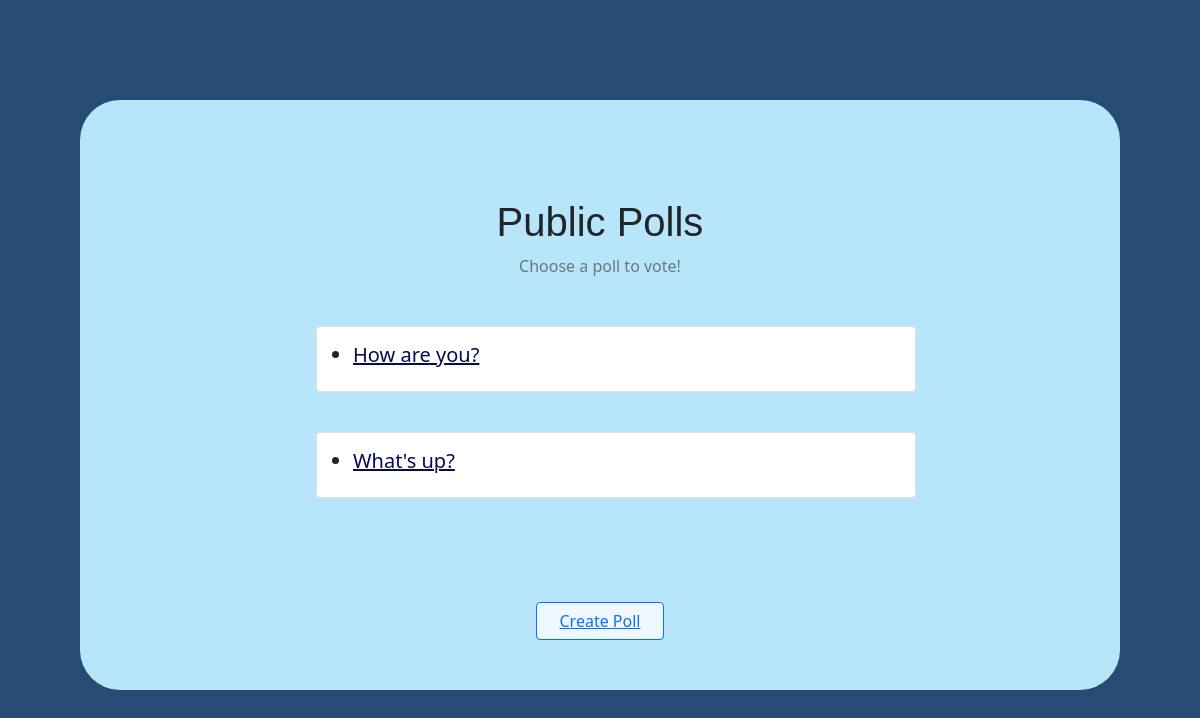
/polls/, run on an earlier commit of the app's database.
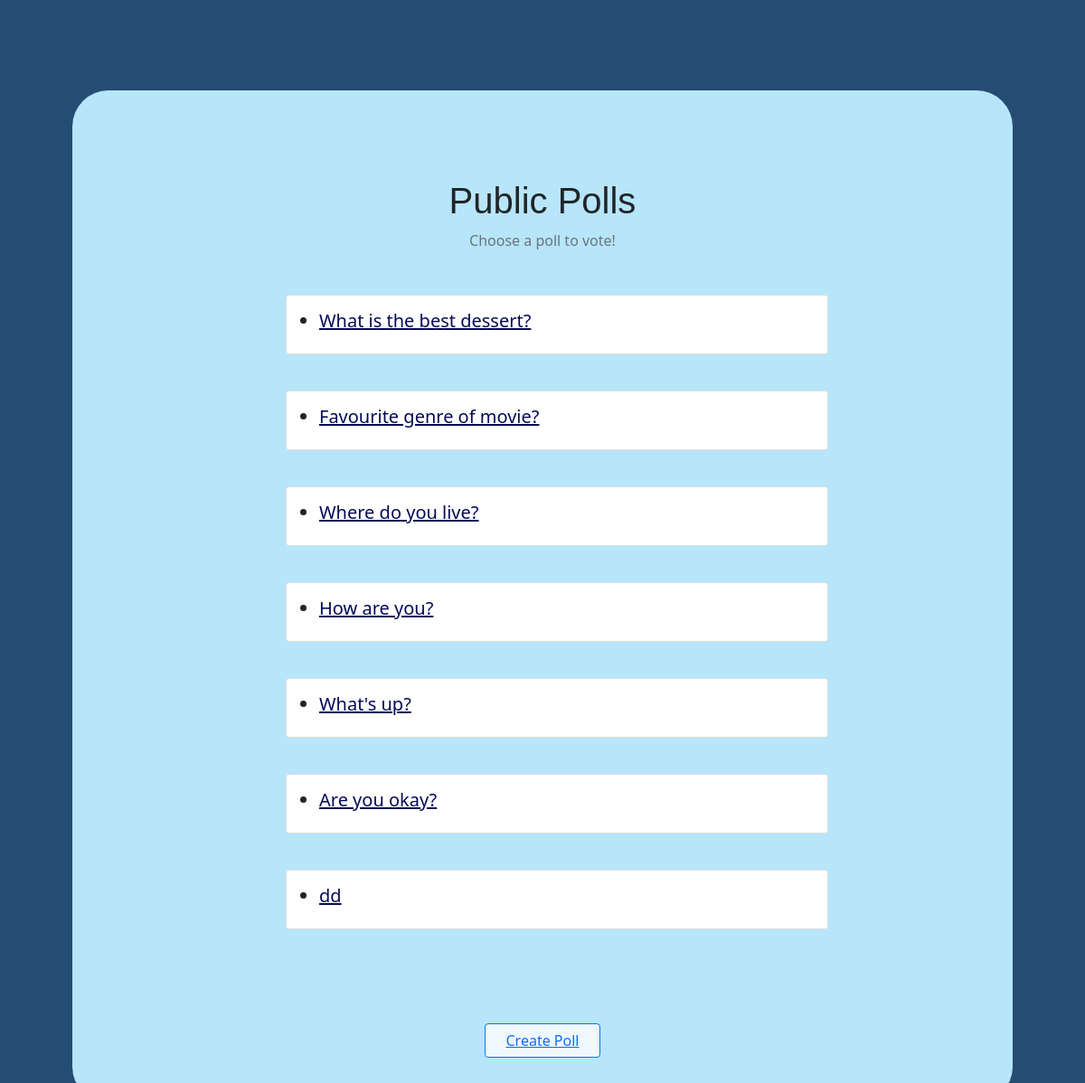
And on a later commit of the database.
### polls/models.py (models this page shows, shortened)
class Question(models.Model):
    question_text = models.CharField(max_length=200)
    pub_date = models.DateTimeField('date published')

### polls/views.py (the view)
# urls.py: path('', views.IndexView.as_view(), name='index'),
class IndexView(generic.ListView):
    template_name = 'polls/index.html'
    context_object_name = 'latest_question_list'
    def get_queryset(self):
        return Question.objects.order_by('-pub_date')[:20]

### polls/templates/polls/index.html (shortened to what this page needs)
{% load static %}
<head>
    <link rel="stylesheet" type="text/css" href="{% static 'polls/style.css' %}">
<link href="https://cdn.jsdelivr.net/npm/bootstrap@5.0.2/dist/css/bootstrap.min.css" rel="stylesheet">
</head>
<body>
<div class="whole" style="background-color: rgb(183, 229, 250); margin-left: 10vh; margin-right: 10vh; padding-top: 50px; padding-bottom: 50px; margin-top: 100px; border-radius: 40px; ">
<div class="d-flex flex-column justify-content-center align-items-center flex-column my-5">
    <h1 style="font-family:'Lucida Sans', 'Lucida Sans Regular', 'Lucida Grande', 'Lucida Sans Unicode', Geneva, Verdana, sans-serif;">Public Polls</h1>
    <span class="text-secondary">Choose a poll to vote!</span>
</div>
<div class="d-flex justify-content-center align-items-center flex-wrap my-5" style="padding-left: 0px;">
{% if latest_question_list %}
    <ul>
    {% for question in latest_question_list %}
        <div class="card" style="width: 50vw; margin-bottom: 40px; padding-left: 20px; padding-right: 20px;">
            <div class="card-body">
              <h5 class="card-title"> <li><a href="{% url 'polls:detail' question.id %}">{{ question.question_text }}</a></li></h5>
            </div>
          </div>
    {% endfor %}
    </ul>
{% else %}
    <p>No polls are available.</p>
{% endif %}
</div>
<div class="btn btn-outline-primary" style="background-color: aliceblue; display: block;
margin-left: auto;
margin-right: auto; width: 8rem;" >
    <a href="{% url 'polls:create'  %}">Create Poll</a>
</div>
</body>

### polls/static/polls/style.css (style rules this page uses)
li a { color: rgb(5, 11, 86); }

### polls/templates/polls/index.html (style rules this page uses)
body { background-color:rgb(38, 76, 116); }

What changed in the data, as far as the page shows it:
added Question: question_text "What is the best dessert?"
added Question: question_text "Favourite genre of movie?"
added Question: question_text "Where do you live?"
added Question: question_text "Are you okay?"
added Question: question_text "dd"
